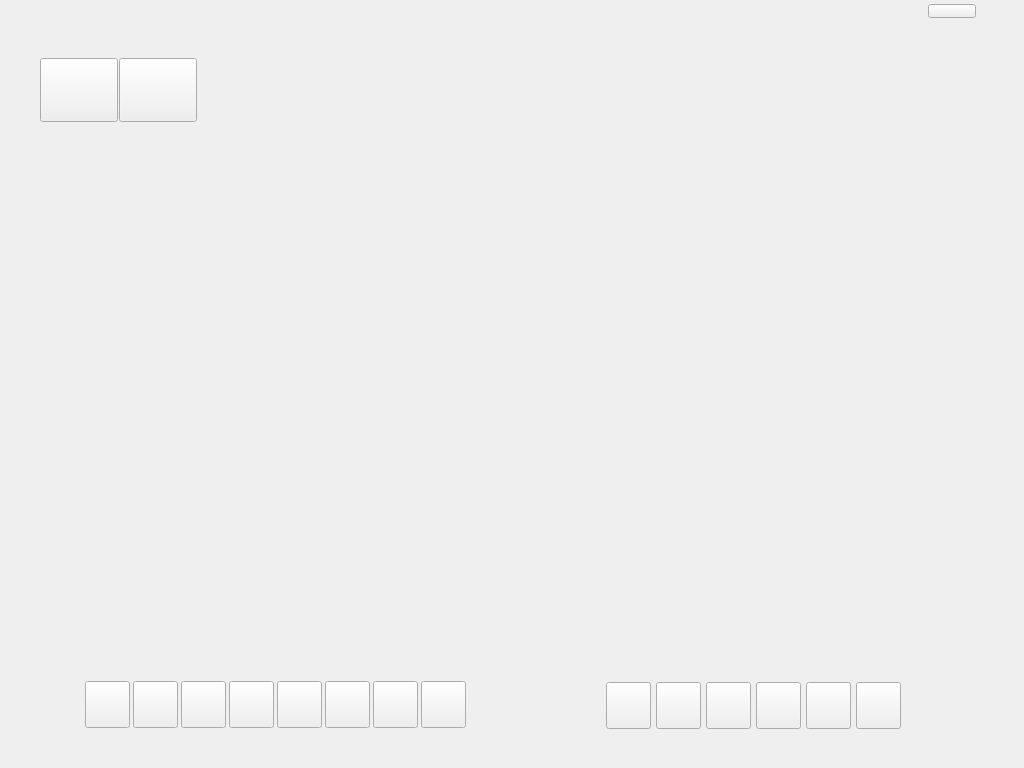
<?xml version="1.0" encoding="UTF-8"?>
<ui version="4.0">
 <class>VisitorMonitor</class>
 <widget class="QWidget" name="VisitorMonitor">
  <property name="geometry">
   <rect>
    <x>0</x>
    <y>0</y>
    <width>1024</width>
    <height>768</height>
   </rect>
  </property>
  <property name="windowTitle">
   <string>VisitorMonitor</string>
  </property>
  <widget class="QPushButton" name="pushButton_VideoMonitor">
   <property name="geometry">
    <rect>
     <x>40</x>
     <y>58</y>
     <width>78</width>
     <height>64</height>
    </rect>
   </property>
   <property name="text">
    <string/>
   </property>
  </widget>
  <widget class="QPushButton" name="pushButton_VideoPlayback">
   <property name="geometry">
    <rect>
     <x>119</x>
     <y>58</y>
     <width>78</width>
     <height>64</height>
    </rect>
   </property>
   <property name="text">
    <string/>
   </property>
  </widget>
  <widget class="QStackedWidget" name="stackedWidget">
   <property name="geometry">
    <rect>
     <x>38</x>
     <y>122</y>
     <width>948</width>
     <height>640</height>
    </rect>
   </property>
   <property name="currentIndex">
    <number>0</number>
   </property>
   <widget class="QWidget" name="page_3">
    <widget class="QWidget" name="widget_CarChose" native="true">
     <property name="geometry">
      <rect>
       <x>2</x>
       <y>509</y>
       <width>470</width>
       <height>115</height>
      </rect>
     </property>
     <widget class="QPushButton" name="pushButton_Car1">
      <property name="geometry">
       <rect>
        <x>45</x>
        <y>50</y>
        <width>45</width>
        <height>47</height>
       </rect>
      </property>
      <property name="text">
       <string/>
      </property>
     </widget>
     <widget class="QPushButton" name="pushButton_Car2">
      <property name="geometry">
       <rect>
        <x>93</x>
        <y>50</y>
        <width>45</width>
        <height>47</height>
       </rect>
      </property>
      <property name="text">
       <string/>
      </property>
     </widget>
     <widget class="QPushButton" name="pushButton_Car3">
      <property name="geometry">
       <rect>
        <x>141</x>
        <y>50</y>
        <width>45</width>
        <height>47</height>
       </rect>
      </property>
      <property name="text">
       <string/>
      </property>
     </widget>
     <widget class="QPushButton" name="pushButton_Car4">
      <property name="geometry">
       <rect>
        <x>189</x>
        <y>50</y>
        <width>45</width>
        <height>47</height>
       </rect>
      </property>
      <property name="text">
       <string/>
      </property>
     </widget>
     <widget class="QPushButton" name="pushButton_Car5">
      <property name="geometry">
       <rect>
        <x>237</x>
        <y>50</y>
        <width>45</width>
        <height>47</height>
       </rect>
      </property>
      <property name="text">
       <string/>
      </property>
     </widget>
     <widget class="QPushButton" name="pushButton_Car6">
      <property name="geometry">
       <rect>
        <x>285</x>
        <y>50</y>
        <width>45</width>
        <height>47</height>
       </rect>
      </property>
      <property name="text">
       <string/>
      </property>
     </widget>
     <widget class="QPushButton" name="pushButton_Car7">
      <property name="geometry">
       <rect>
        <x>333</x>
        <y>50</y>
        <width>45</width>
        <height>47</height>
       </rect>
      </property>
      <property name="text">
       <string/>
      </property>
     </widget>
     <widget class="QPushButton" name="pushButton_Car8">
      <property name="geometry">
       <rect>
        <x>381</x>
        <y>50</y>
        <width>45</width>
        <height>47</height>
       </rect>
      </property>
      <property name="text">
       <string/>
      </property>
     </widget>
     <widget class="QLabel" name="labelCarChose">
      <property name="geometry">
       <rect>
        <x>180</x>
        <y>20</y>
        <width>67</width>
        <height>17</height>
       </rect>
      </property>
      <property name="text">
       <string/>
      </property>
     </widget>
    </widget>
    <widget class="QLabel" name="widget_MonitorWin1">
     <property name="geometry">
      <rect>
       <x>2</x>
       <y>3</y>
       <width>470</width>
       <height>250</height>
      </rect>
     </property>
     <property name="text">
      <string/>
     </property>
    </widget>
    <widget class="QLabel" name="widget_MonitorWin2">
     <property name="geometry">
      <rect>
       <x>475</x>
       <y>3</y>
       <width>470</width>
       <height>250</height>
      </rect>
     </property>
     <property name="text">
      <string/>
     </property>
    </widget>
    <widget class="QLabel" name="widget_MonitorWin3">
     <property name="geometry">
      <rect>
       <x>2</x>
       <y>256</y>
       <width>470</width>
       <height>250</height>
      </rect>
     </property>
     <property name="text">
      <string/>
     </property>
    </widget>
    <widget class="QLabel" name="widget_MonitorWin4">
     <property name="geometry">
      <rect>
       <x>475</x>
       <y>256</y>
       <width>470</width>
       <height>250</height>
      </rect>
     </property>
     <property name="text">
      <string/>
     </property>
    </widget>
    <widget class="QStackedWidget" name="stackedWidgetPlayCtrl">
     <property name="geometry">
      <rect>
       <x>480</x>
       <y>510</y>
       <width>479</width>
       <height>115</height>
      </rect>
     </property>
     <property name="currentIndex">
      <number>0</number>
     </property>
     <widget class="QWidget" name="pageVideoMonitor">
      <widget class="QPushButton" name="pushButton_prevCar">
       <property name="geometry">
        <rect>
         <x>88</x>
         <y>50</y>
         <width>45</width>
         <height>47</height>
        </rect>
       </property>
       <property name="text">
        <string/>
       </property>
      </widget>
      <widget class="QPushButton" name="pushButton_nextCar">
       <property name="enabled">
        <bool>true</bool>
       </property>
       <property name="geometry">
        <rect>
         <x>138</x>
         <y>50</y>
         <width>45</width>
         <height>47</height>
        </rect>
       </property>
       <property name="text">
        <string/>
       </property>
      </widget>
      <widget class="QPushButton" name="pushButton_pollsuspend">
       <property name="geometry">
        <rect>
         <x>238</x>
         <y>50</y>
         <width>45</width>
         <height>47</height>
        </rect>
       </property>
       <property name="text">
        <string/>
       </property>
      </widget>
      <widget class="QPushButton" name="pushButton_pollstart">
       <property name="geometry">
        <rect>
         <x>188</x>
         <y>50</y>
         <width>45</width>
         <height>47</height>
        </rect>
       </property>
       <property name="text">
        <string/>
       </property>
      </widget>
      <widget class="QPushButton" name="pushButton_pantograph">
       <property name="geometry">
        <rect>
         <x>288</x>
         <y>50</y>
         <width>45</width>
         <height>47</height>
        </rect>
       </property>
       <property name="text">
        <string/>
       </property>
      </widget>
      <widget class="QPushButton" name="pushButton_nextPage">
       <property name="geometry">
        <rect>
         <x>338</x>
         <y>50</y>
         <width>45</width>
         <height>47</height>
        </rect>
       </property>
       <property name="text">
        <string/>
       </property>
      </widget>
      <widget class="QLabel" name="labelPlayCtrl">
       <property name="geometry">
        <rect>
         <x>190</x>
         <y>20</y>
         <width>67</width>
         <height>17</height>
        </rect>
       </property>
       <property name="text">
        <string/>
       </property>
      </widget>
     </widget>
     <widget class="QWidget" name="pagePlayBack">
      <widget class="QPushButton" name="pushButtonPlayBackStart">
       <property name="geometry">
        <rect>
         <x>88</x>
         <y>50</y>
         <width>45</width>
         <height>47</height>
        </rect>
       </property>
       <property name="text">
        <string/>
       </property>
      </widget>
      <widget class="QPushButton" name="pushButtonPlayBackSuspend">
       <property name="geometry">
        <rect>
         <x>138</x>
         <y>50</y>
         <width>45</width>
         <height>47</height>
        </rect>
       </property>
       <property name="text">
        <string/>
       </property>
      </widget>
      <widget class="QPushButton" name="pushButtonPlayBackBack">
       <property name="geometry">
        <rect>
         <x>188</x>
         <y>50</y>
         <width>45</width>
         <height>47</height>
        </rect>
       </property>
       <property name="text">
        <string/>
       </property>
      </widget>
      <widget class="QPushButton" name="pushButtonPlayBackForward">
       <property name="geometry">
        <rect>
         <x>238</x>
         <y>50</y>
         <width>45</width>
         <height>47</height>
        </rect>
       </property>
       <property name="text">
        <string/>
       </property>
      </widget>
      <widget class="QPushButton" name="pushButtonPlayBackpantograph">
       <property name="geometry">
        <rect>
         <x>288</x>
         <y>50</y>
         <width>45</width>
         <height>47</height>
        </rect>
       </property>
       <property name="text">
        <string/>
       </property>
      </widget>
      <widget class="QPushButton" name="pushButtonPlayBackNextPage">
       <property name="geometry">
        <rect>
         <x>338</x>
         <y>50</y>
         <width>45</width>
         <height>47</height>
        </rect>
       </property>
       <property name="text">
        <string/>
       </property>
      </widget>
      <widget class="QLabel" name="labelPlayBackCtrl">
       <property name="geometry">
        <rect>
         <x>210</x>
         <y>20</y>
         <width>67</width>
         <height>17</height>
        </rect>
       </property>
       <property name="text">
        <string/>
       </property>
      </widget>
     </widget>
    </widget>
   </widget>
   <widget class="QWidget" name="page_4">
    <widget class="QWidget" name="widget_PlayBackWin1" native="true">
     <property name="geometry">
      <rect>
       <x>2</x>
       <y>3</y>
       <width>470</width>
       <height>250</height>
      </rect>
     </property>
    </widget>
    <widget class="QWidget" name="widget_PlayBackWin2" native="true">
     <property name="geometry">
      <rect>
       <x>475</x>
       <y>3</y>
       <width>470</width>
       <height>250</height>
      </rect>
     </property>
    </widget>
    <widget class="QWidget" name="widget_PlayBackWin3" native="true">
     <property name="geometry">
      <rect>
       <x>2</x>
       <y>256</y>
       <width>470</width>
       <height>250</height>
      </rect>
     </property>
    </widget>
    <widget class="QWidget" name="widget_PlayBackWin4" native="true">
     <property name="geometry">
      <rect>
       <x>475</x>
       <y>256</y>
       <width>470</width>
       <height>250</height>
      </rect>
     </property>
    </widget>
    <widget class="QWidget" name="widget_BackCarChose" native="true">
     <property name="geometry">
      <rect>
       <x>2</x>
       <y>509</y>
       <width>470</width>
       <height>115</height>
      </rect>
     </property>
     <widget class="QPushButton" name="pushButton_BackCar1">
      <property name="geometry">
       <rect>
        <x>45</x>
        <y>50</y>
        <width>45</width>
        <height>47</height>
       </rect>
      </property>
      <property name="text">
       <string/>
      </property>
     </widget>
     <widget class="QPushButton" name="pushButton_BackCar2">
      <property name="geometry">
       <rect>
        <x>93</x>
        <y>50</y>
        <width>45</width>
        <height>47</height>
       </rect>
      </property>
      <property name="text">
       <string/>
      </property>
     </widget>
     <widget class="QPushButton" name="pushButton_BackCar3">
      <property name="geometry">
       <rect>
        <x>141</x>
        <y>50</y>
        <width>45</width>
        <height>47</height>
       </rect>
      </property>
      <property name="text">
       <string/>
      </property>
     </widget>
     <widget class="QPushButton" name="pushButton_BackCar4">
      <property name="geometry">
       <rect>
        <x>189</x>
        <y>50</y>
        <width>45</width>
        <height>47</height>
       </rect>
      </property>
      <property name="text">
       <string/>
      </property>
     </widget>
     <widget class="QPushButton" name="pushButton_BackCar5">
      <property name="geometry">
       <rect>
        <x>237</x>
        <y>50</y>
        <width>45</width>
        <height>47</height>
       </rect>
      </property>
      <property name="text">
       <string/>
      </property>
     </widget>
     <widget class="QPushButton" name="pushButton_BackCar6">
      <property name="geometry">
       <rect>
        <x>285</x>
        <y>50</y>
        <width>45</width>
        <height>47</height>
       </rect>
      </property>
      <property name="text">
       <string/>
      </property>
     </widget>
     <widget class="QPushButton" name="pushButton_BackCar7">
      <property name="geometry">
       <rect>
        <x>333</x>
        <y>50</y>
        <width>45</width>
        <height>47</height>
       </rect>
      </property>
      <property name="text">
       <string/>
      </property>
     </widget>
     <widget class="QPushButton" name="pushButton_BackCar8">
      <property name="geometry">
       <rect>
        <x>381</x>
        <y>50</y>
        <width>45</width>
        <height>47</height>
       </rect>
      </property>
      <property name="text">
       <string/>
      </property>
     </widget>
    </widget>
    <widget class="QWidget" name="widget_BackPlayCtrl" native="true">
     <property name="geometry">
      <rect>
       <x>475</x>
       <y>509</y>
       <width>470</width>
       <height>115</height>
      </rect>
     </property>
     <widget class="QPushButton" name="pushButton_play">
      <property name="geometry">
       <rect>
        <x>88</x>
        <y>50</y>
        <width>45</width>
        <height>47</height>
       </rect>
      </property>
      <property name="text">
       <string/>
      </property>
     </widget>
     <widget class="QPushButton" name="pushButton_suspend">
      <property name="geometry">
       <rect>
        <x>138</x>
        <y>50</y>
        <width>45</width>
        <height>47</height>
       </rect>
      </property>
      <property name="text">
       <string/>
      </property>
     </widget>
     <widget class="QPushButton" name="pushButton_back">
      <property name="geometry">
       <rect>
        <x>188</x>
        <y>50</y>
        <width>45</width>
        <height>47</height>
       </rect>
      </property>
      <property name="text">
       <string/>
      </property>
     </widget>
     <widget class="QPushButton" name="pushButton_forward">
      <property name="geometry">
       <rect>
        <x>238</x>
        <y>50</y>
        <width>45</width>
        <height>47</height>
       </rect>
      </property>
      <property name="text">
       <string/>
      </property>
     </widget>
     <widget class="QPushButton" name="pushButton_Backpantograph">
      <property name="geometry">
       <rect>
        <x>288</x>
        <y>50</y>
        <width>45</width>
        <height>47</height>
       </rect>
      </property>
      <property name="text">
       <string/>
      </property>
     </widget>
     <widget class="QPushButton" name="pushButton_BacknextPage">
      <property name="geometry">
       <rect>
        <x>338</x>
        <y>50</y>
        <width>45</width>
        <height>47</height>
       </rect>
      </property>
      <property name="text">
       <string/>
      </property>
     </widget>
    </widget>
   </widget>
  </widget>
  <widget class="QPushButton" name="pushButton_Login">
   <property name="geometry">
    <rect>
     <x>928</x>
     <y>4</y>
     <width>48</width>
     <height>14</height>
    </rect>
   </property>
   <property name="minimumSize">
    <size>
     <width>48</width>
     <height>14</height>
    </size>
   </property>
   <property name="maximumSize">
    <size>
     <width>48</width>
     <height>14</height>
    </size>
   </property>
   <property name="text">
    <string/>
   </property>
  </widget>
  <widget class="QLabel" name="labelRealTime">
   <property name="geometry">
    <rect>
     <x>60</x>
     <y>20</y>
     <width>54</width>
     <height>12</height>
    </rect>
   </property>
   <property name="text">
    <string/>
   </property>
  </widget>
 </widget>
 <resources/>
 <connections/>
</ui>
